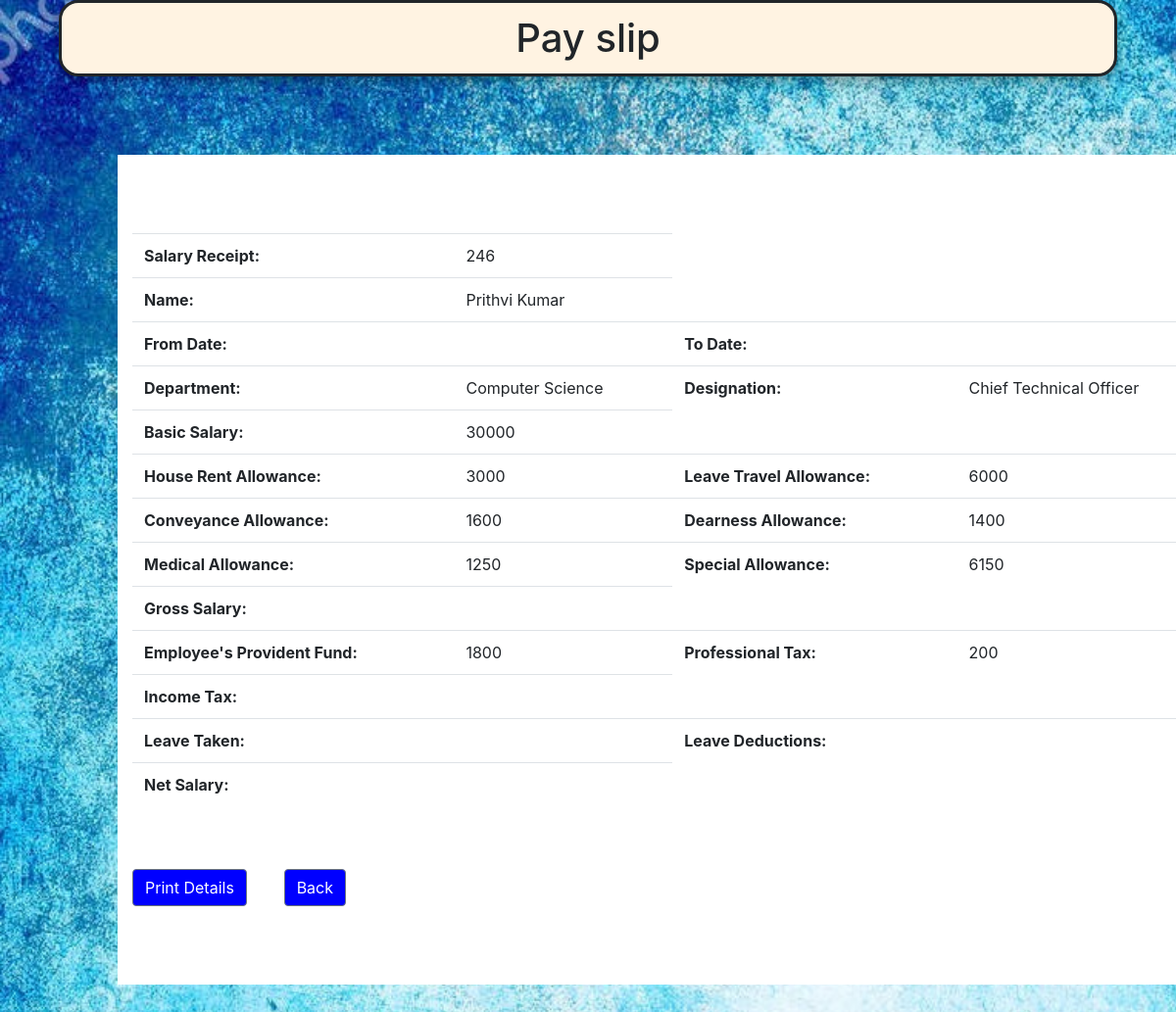
Page /payslip.php?Employ_ID=167 (signed in) on the committed database.
### tables this page shows
CREATE TABLE `salary` (
  `salary_ID` int(11) NOT NULL,
  `b_salary` varchar(45) NOT NULL,
  `hra` varchar(45) NOT NULL,
  `lta` varchar(45) NOT NULL,
  `ca` varchar(45) NOT NULL,
  `da` varchar(45) NOT NULL,
  `md` varchar(45) NOT NULL,
  `sa` varchar(45) NOT NULL,
  `g_salary` varchar(45) NOT NULL,
  `epf` varchar(45) NOT NULL,
  `pt` varchar(45) NOT NULL,
  `it` varchar(45) NOT NULL,
  `lt` varchar(45) NOT NULL,
  `ld` varchar(45) NOT NULL,
  `n_salary` varchar(45) NOT NULL,
  `addemploy_Employ_ID` int(11) NOT NULL,
  `fromdate` varchar(45) DEFAULT NULL,
  `todate` varchar(45) DEFAULT NULL,
  `month` int(5) DEFAULT NULL,
  `inc` int(20) DEFAULT 0
);

CREATE TABLE `addemploy` (
  `Employ_ID` int(11) NOT NULL,
  `fname` varchar(45) DEFAULT NULL,
  `mname` varchar(45) DEFAULT NULL,
  `lname` varchar(45) DEFAULT NULL,
  `qualify` varchar(45) DEFAULT NULL,
  `blood` varchar(45) DEFAULT NULL,
  `email` varchar(45) DEFAULT NULL,
  `phone` varchar(20) DEFAULT NULL,
  `exp` varchar(45) DEFAULT NULL,
  `department` varchar(45) DEFAULT NULL,
  `designation` varchar(45) DEFAULT NULL,
  `addr` varchar(45) DEFAULT NULL,
  `Password` varchar(45) NOT NULL,
  `MainRole` varchar(45) NOT NULL,
  `jd` varchar(20) DEFAULT NULL
);

### payslip.php (the view, shortened to what this page needs)
<?php
include('bootstrap.php');
include('configall.php');
$stmt = $pdo->prepare("SELECT `addemploy`.*, `salary`.*
FROM `addemploy`
	INNER JOIN `salary` ON `salary`.`addemploy_Employ_ID` = `addemploy`.`Employ_ID` WHERE `salary`.`addemploy_Employ_ID`=:xyz ORDER BY `salary_ID` DESC");
$stmt->execute(array(":xyz" => $_GET['Employ_ID']));
$row = $stmt->fetch(PDO::FETCH_ASSOC);
$fdate=htmlentities($row['fromdate']);
$tdate=htmlentities($row['todate']);
$fn = htmlentities($row['fname']);
$mn = htmlentities($row['mname']);
$ln = htmlentities($row['lname']);
$dp = htmlentities($row['department']);
$ds = htmlentities($row['designation']);
$b_salary = htmlentities($row['b_salary']);
$hra = htmlentities($row['hra']);
$lta = htmlentities($row['lta']);
$ca = htmlentities($row['ca']);
$da = htmlentities($row['da']);
$md = htmlentities($row['md']);
$sa = htmlentities($row['sa']);
$g_salary = htmlentities($row['g_salary']);
$epf = htmlentities($row['epf']);
$pt = htmlentities($row['pt']);
$it = htmlentities($row['it']);
$lt = htmlentities($row['lt']);
$ld = htmlentities($row['ld']);
$n_salary = htmlentities($row['n_salary']);
$si = htmlentities($row['salary_ID']);
$name=$fn.' '.$mn.' '.$ln;
?>
<!doctype html>
<html>
<head>
	<link href="payslip.css?v=<?php echo time(); ?>" rel="stylesheet" type="text/css">
  <link rel="stylesheet" href="https://maxcdn.bootstrapcdn.com/bootstrap/4.5.2/css/bootstrap.min.css">
</head>
<body>
	<div class="heading">
		<h1>Pay slip</h1>
	</div>
	<br><br><br>
	<div class="container">
		<div class="salary-slip" >
		<table class="table table-hover">
			<tr>
				<th>Salary Receipt:</th>
				<td><?= $si ?></td>
			</tr>
			<tr>
				<th>Name:</th>
				<td><?= $name ?></td>
			</tr>
      <tr>
				<th>From Date: </th>
				<td><?= $fdate ?></td>
        <th>To Date: </th>
        <td><?= $tdate ?></td>
			</tr>
			<tr>
				<th>Department:</th>
				<td><?= $dp ?></td>
				<th>Designation:</th>
				<td><?= $ds ?></td>
			</tr>
			<tr>
				<th>Basic Salary:</th>
				<td><?= $b_salary ?></td>
			</tr>
			<tr>
				<th>House Rent Allowance:</th>
				<td><?= $hra ?></td>
				<th>Leave Travel Allowance:</th>
				<td><?= $lta ?></td>
			</tr>
			<tr>
				<th>Conveyance Allowance:</th>
				<td><?= $ca ?></td>
				<th>Dearness Allowance:</th>
				<td><?= $da ?></td>
			</tr>
			<tr>
				<th>Medical Allowance:</th>
				<td><?= $md ?></td>
				<th>Special Allowance:</th>
				<td><?= $sa ?></td>
			</tr>
			<tr>
				<th>Gross Salary:</th>
				<td><?= $g_salary ?></td>
			</tr>
			<tr>
				<th>Employee's Provident Fund:</th>
				<td><?= $epf ?></td>
				<th>Professional Tax:</th>
				<td><?= $pt ?></td>
			</tr>
			<tr>
				<th>Income Tax:</th>
				<td><?= $it ?></td>
			</tr>
			<tr>
				<th>Leave Taken:</th>
				<td><?= $lt ?></td>
				<th>Leave Deductions:</th>
				<td><?= $ld ?></td>
			</tr>
			<tr>
				<th>Net Salary:</th>
				<td><?= $n_salary ?></td>
			</tr>
		</table>
    <br>
    <br>
		</div>
    <div class="print">
      <button onClick="window.print()"  class="btn btn-secondary" >Print Details</button>
      <input type="button" VALUE="Back" class="btn btn-secondary" onClick="history.go(-1);">
    </div>
  </div>
</body>
</html>

### payslip.css (style rules this page uses)
.salary label,button,span { padding: 1%; }
div { display: inline; }
h1 { font-size: 450%; background-color: #fff3e2; box-sizing: border-box; width: 90%; margin: 5%; padding: 1%; text-align: center; border-style: solid; border-radius: 20px; box-shadow: 0 4px 8px 0 rgba(0, 0, 0, 0.2), 0 6px 20px 0 rgba(0, 0, 0, 0.19); }
body { background: url(bgImage7.jpg); background-size: cover; background-repeat: no-repeat; width: 100%; height: 300vh; font-family: 'Montserrat', sans-serif; font-weight: bold; }
body { font-family: 'Montserrat', sans-serif; font-weight: bold; }
.container { position:absolute; left: 10%; height: auto; width: 50%; padding: 80px 40px; box-sizing: border-box; background: white; }
.print button { margin-right: 3%; background-color: blue; }
.print input { margin-right: 3%; background-color: blue; }

### rows in the picture
salary: salary_ID "246", addemploy_Employ_ID.lname "Prithvi Kumar", addemploy_Employ_ID.department "Computer Science", addemploy_Employ_ID.designation "Chief Technical Officer", b_salary "30000", hra "3000", lta "6000", ca "1600", da "1400", md "1250", sa "6150", epf "1800", pt "200"
